Frame 1 (no input): blank canvas, image omitted
Frame 60 (the mouse pressed at the canvas centre just before this capture): blank canvas, image omitted
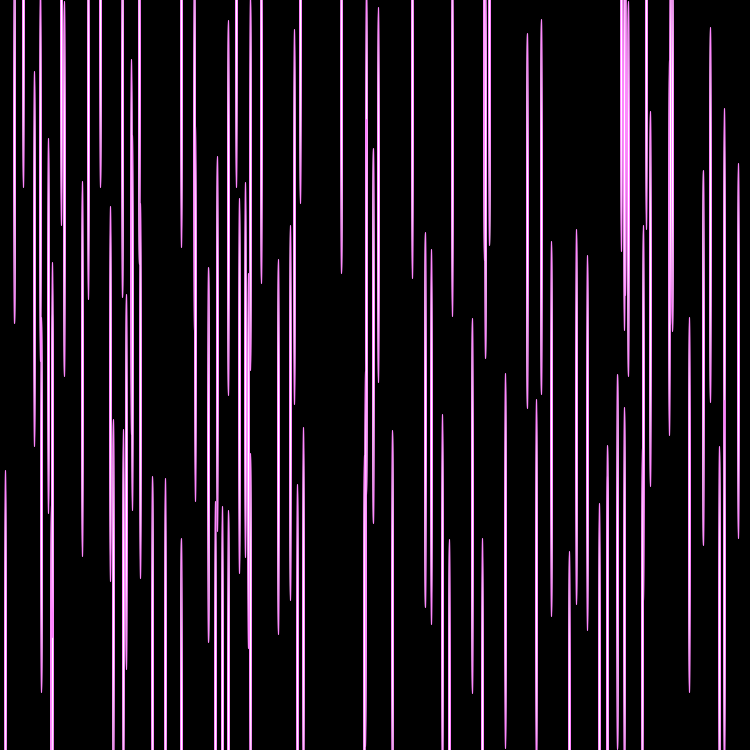
Frame 120 (the mouse held since frame 60 and released just before this capture)

The Processing sketch whose frames 1 and 60 were blank and that drew this single picture after the mouse press (run headless with seeded random() and noise(); from frame 60 on, the mouse is pressed at the canvas centre):

// Processing sketch: processing_164763
// ── processing_164763.pde

float[] xCoord = new float[100];
float[] yCoord = new float[100];
float [] speed = new float[100];
void setup() {
  size(750, 750);
  for (int i = 0; i < 100; i++) {
    speed[i] = random(  4, 20);
    xCoord[i] = random(width);
    yCoord[i] = random(height);
  }
}

void draw() {
  background(0);
  fill(255);
  stroke(mouseX,random(255), 255);
  for (int i = 0; i < 100; i++) {
    ellipse(xCoord[i], yCoord[i],2,mouseY);
    yCoord[i] += speed[i]; 
    if (yCoord[i] > height) {
      yCoord[i] = 0;
    }
  }
}
